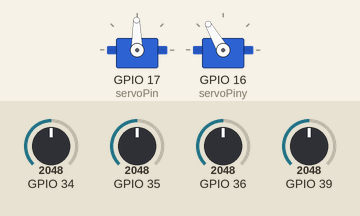
Recording of a sketch running on a simulated ESP32. Shown: 2 × servo. Inputs (shaded band) come from the test bench; at power-on: GPIO 34 = 2048, GPIO 35 = 2048, GPIO 36 = 2048, GPIO 39 = 2048.

Above: at 0.01 s.
At 1.27 s:
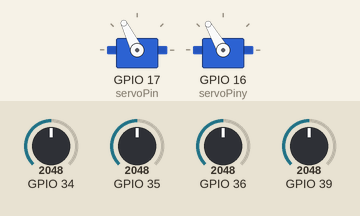
1.3 s: GPIO 34 set to 3972
At 3.8 s:
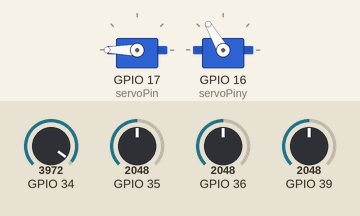
Timing chart, 0 to 5.3 s (numbered marks = the images above; inputs shaded):
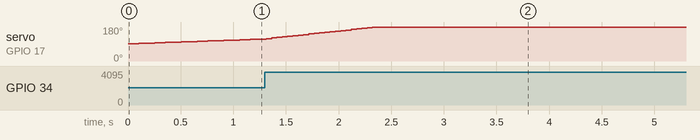

The sketch:

SFO.ino
```cpp
#include <ESP32Servo.h>
Servo myservo, myservoy;
int servoPin = 17;
int servoPiny = 16;
int pos_x = 0;
int pos_y = 0;


#define LDR1 A0 ///y
#define LDR2 A3 ///x
#define LDR3 A6 ///x
#define LDR4 A7 ///y
float LDR_sersor(String Name, int LDR_Pin)
{
  float LDR = 0;
  float Volt = 0.0;
  float Lux = 0;
  if (Name != "3") {
    float LDR = analogRead(LDR_Pin);
    float Volt = (3.3 / 4096) * LDR;
    float Lux = 42.0 * pow(Volt, 3.15);
    //    Serial.print("Lux ");
    //    Serial.print(Name);
    //    Serial.print(" :");
    //    Serial.println(Lux);
    return Lux;
  }
  else
  {
    float LDR = analogRead(LDR_Pin);
    float Volt = (3.3 / 4096) * (LDR + 300);
    float Lux = 42.0 * pow(Volt, 3.15);
    //    Serial.print("Lux ");
    //    Serial.print(Name);
    //    Serial.print(" :");
    //    Serial.println(Lux);
    return Lux;
  }
}
void setup()
{

  Serial.begin(9600);
  myservo.setPeriodHertz(50);
  myservo.attach(servoPin, 500, 2400);
  myservoy.setPeriodHertz(50);
  myservoy.attach(servoPiny, 500, 2400);
  pos_x = 90;
  pos_y = 120;
  myservo.write(pos_x);
  myservoy.write(pos_y);
}

void loop()
{
  float Lux_1 = LDR_sersor("1", LDR1);
  float Lux_2 = LDR_sersor("2", LDR2);
  float Lux_3 = LDR_sersor("3", LDR3);
  float Lux_4 = LDR_sersor("4", LDR4);
  if (abs(Lux_1 - Lux_4) > 100 || abs(Lux_2 - Lux_3) > 100 )
  {
    if (Lux_1 > Lux_2 && Lux_1 > Lux_3 && Lux_1 > Lux_4)
    {
      pos_y += map(Lux_1-Lux_4,-1800,1800,0,3);
      if (pos_y > 180)
      {
        pos_y = 180;
      }
      myservoy.write(pos_y);
    }
    else if (Lux_2 > Lux_1 && Lux_2 > Lux_3 && Lux_2 > Lux_4)
    {
      pos_x -= map(Lux_2-Lux_3,-1800,1800,0,3);
      if (pos_x < 0)
      {
        pos_x = 0;
      }
      myservo.write(pos_x);
    }
    else if (Lux_3 > Lux_1 && Lux_3 > Lux_2 && Lux_3 > Lux_4)
    {
      pos_x += map(Lux_3-Lux_2,-1800,1800,0,3);
      if (pos_x > 180)
      {
        pos_x = 180;
      }
      myservo.write(pos_x);
    }
    else if (Lux_4 > Lux_1 && Lux_4 > Lux_2 && Lux_4 > Lux_3)
    {
      pos_y -= map(Lux_4-Lux_1,-1800,1800,0,3);
      if (pos_y < 0)
      {
        pos_y = 0;
      }
      myservoy.write(pos_y);

    }
  }

  //  Serial.print("pos_X :");
  //  Serial.println(pos_x);
  //  Serial.print("pos_Y :");
  //  Serial.println(pos_y);
  //  Serial.println("=============================");
  delay(50);

}
```
